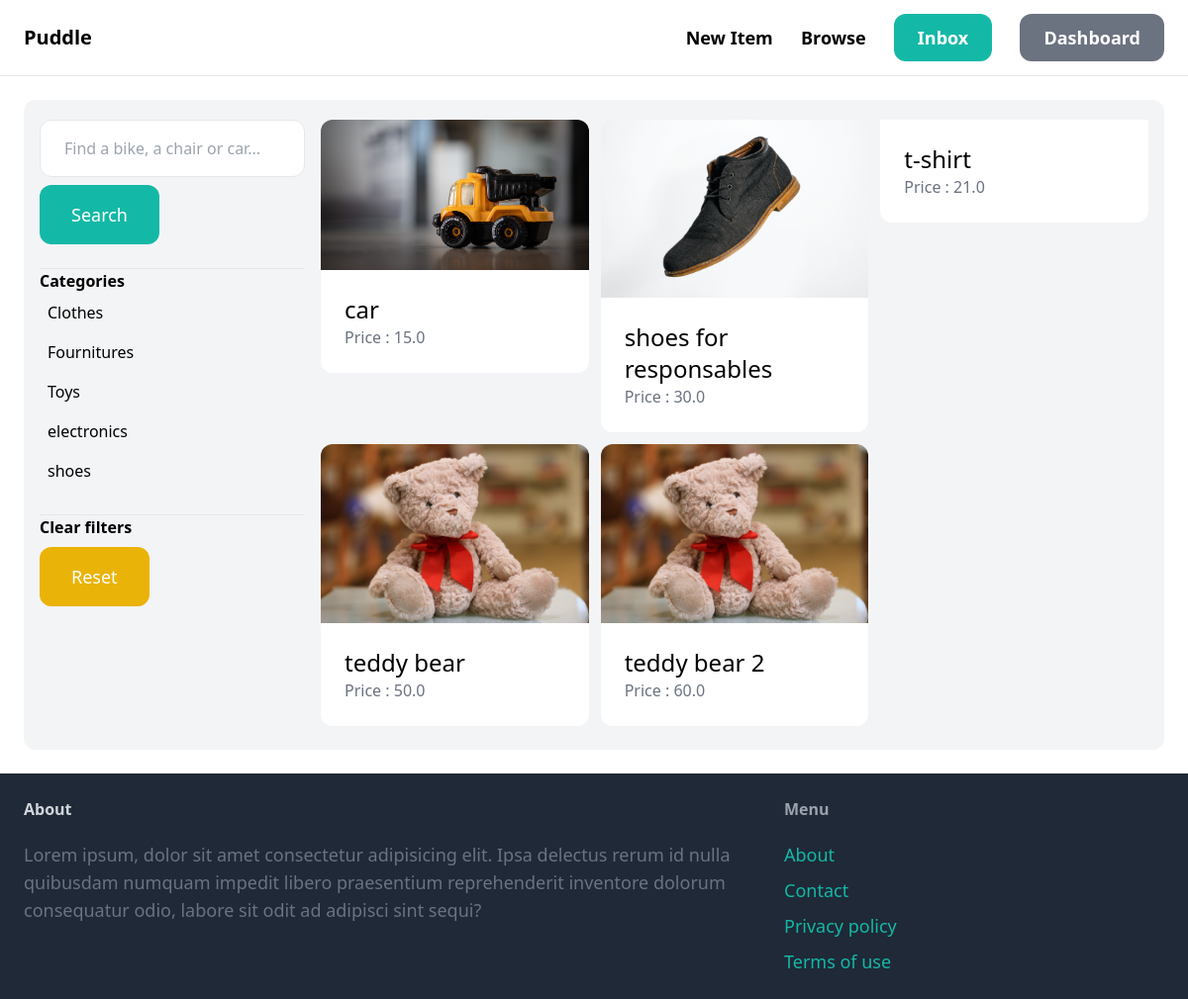
The app's page /items/ (signed in) with its own data.
### item/models.py (models this page shows, shortened)
class Category(models.Model):
    name = models.CharField(max_length = 255)
    class Meta:
        ordering = ('name',)
        verbose_name_plural = "Categories"

class Item(models.Model):
    name = models.CharField( max_length = 255)
    category = models.ForeignKey(Category, related_name = 'items', on_delete=models.CASCADE)
    description = models.TextField()
    price = models.FloatField()
    image = models.ImageField(upload_to='item_image', blank=True, null=True)
    is_sold = models.BooleanField(default=False)
    created_by = models.ForeignKey(User, related_name = 'items', on_delete=models.CASCADE)
    created_at = models.DateTimeField(auto_now_add="True")
    class Meta:
        ordering = ('name',)

### item/views.py (the view)
# urls.py: path('', views.items, name='items'),
def items(request):
    query = request.GET.get('query', '')
    category_id = request.GET.get('category', 0)
    categories = Category.objects.all()
    items = Item.objects.filter( is_sold=False)
    if category_id:
        items = items.filter(category_id=category_id )
    if query:
        items = items.filter(Q(name__icontains=query) | Q(description__icontains=query))
    return render(request, 'item/items.html', {
        'items': items,
        'query' : query,
        'categories' : categories,
        'category_id': int(category_id)
    })

### item/templates/item/items.html (shortened to what this page needs)
{% extends 'core/base.html' %}
{% block content %}
    <div class="pb-6 px-4 grid grid-cols-4 gap-4 bg-gray-100 pt-5 rounded-xl">
        <div class="col-span-1 ">
            <form method="get " action="{% url 'item:items' %}">
                <input name="query" class="w-full py-4 px-6 border rounded-xl" type="text" value="{{ query }}" placeholder="Find a bike, a chair or car...">
                <button class="mt-2 py-4 px-8 text-lg bg-teal-500 text-white rounded-xl">Search</button>
            </form>
            <hr class="mt-6">
            <p class="font-semibold">Categories</p>
            <ul>
                {% for category in categories %}
                    <li class="py-2 px-2 rounded-xl {% if category.id == category_id %}bg-gray-200{% endif %}">
                        <a href="{% url 'item:items' %}?query={{ query }}&category={{ category.id }}"> {{ category.name }}</a>
                    </li>
                {% endfor %}
            </ul>
            <hr class="mt-6">
            <p class="font-semibold">Clear filters</p>
            <ul>
                    <li >
                        <a href="{% url 'item:items' %}" class="mt-2 py-4 px-8 inline-block bg-yellow-500 text-lg rounded-xl text-white">Reset</a>
                    </li>
            </ul>
        </div>
        <div class="col-span-3">
            <div class="grid grid-cols-3 gap-3">
                {% for item in items %}
                    <div>
                        <a href="{% url 'item:detail' item.id %}">
                            <div class="">
                                <img src="{{ item.image.url }}" alt="" class="rounded-t-xl ">
                            </div>
                            <div class="p-6 bg-white rounded-b-xl">
                                <h2 class="text-2xl">{{ item.name }} </h2>
                                <p class="text-gray-500">Price : {{ item.price }} </p>
                            </div>
                        </a>
                    </div>
                {% endfor %}
            </div>
        </div>
    </div>
{% endblock content %}

### records on screen
Category: name "Clothes"
Category: name "Fournitures"
Category: name "Toys"
Category: name "electronics"
Category: name "shoes"
Item: image (picture), name "car", price "15.0"
Item: image (picture), name "shoes for responsables", price "30.0"
Item: name "t-shirt", price "21.0"
Item: image (picture), name "teddy bear", price "50.0"
Item: image (picture), name "teddy bear 2", price "60.0"
